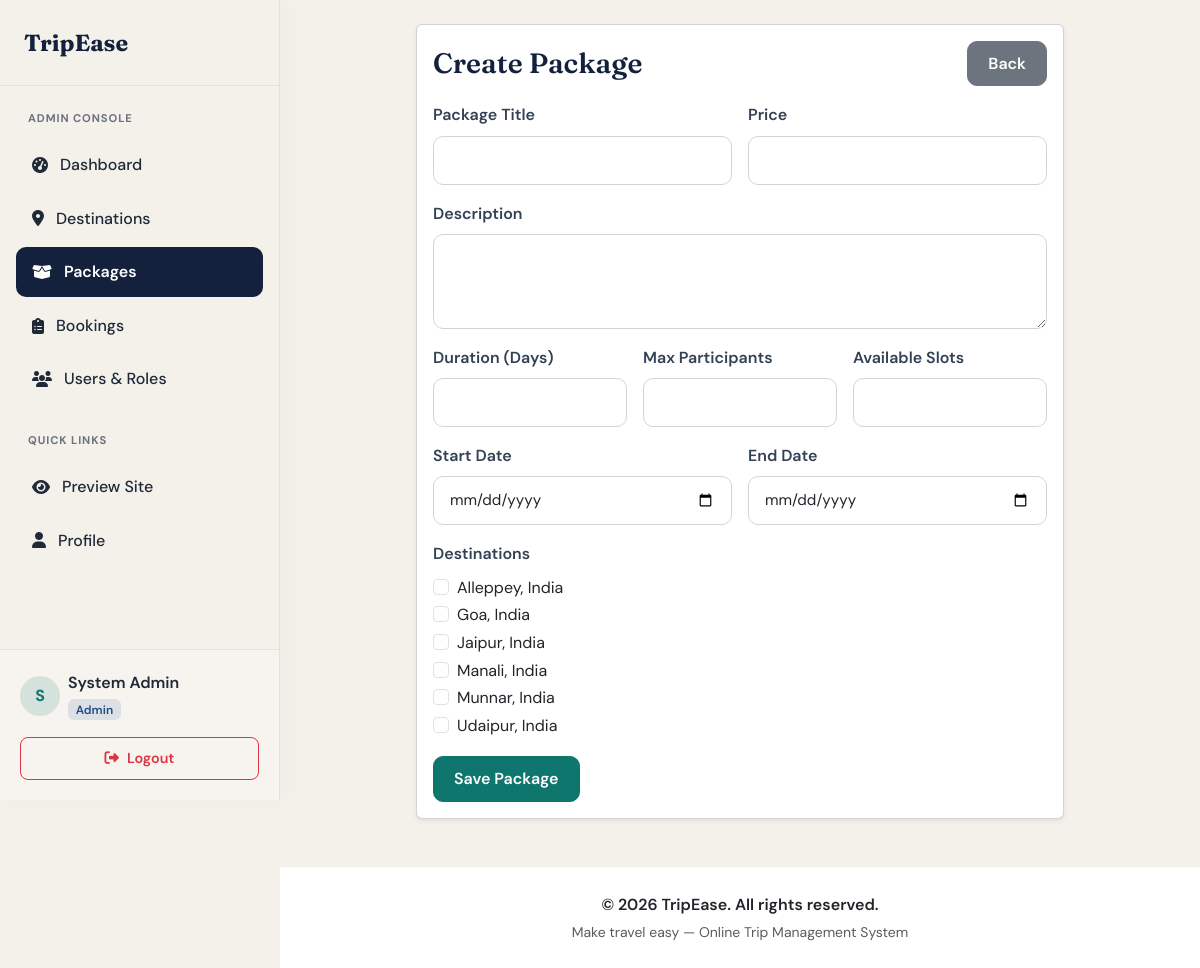
The app's page /admin/packages/create.php (signed in) with its own data.
### tables this page shows
CREATE TABLE IF NOT EXISTS destinations (
    destination_id INT AUTO_INCREMENT PRIMARY KEY,
    name VARCHAR(120) NOT NULL,
    country VARCHAR(120) NOT NULL,
    description TEXT NULL,
    image VARCHAR(255) NULL,
    status ENUM('active', 'inactive') NOT NULL DEFAULT 'active',
    created_at TIMESTAMP NOT NULL DEFAULT CURRENT_TIMESTAMP,
    updated_at TIMESTAMP NOT NULL DEFAULT CURRENT_TIMESTAMP ON UPDATE CURRENT_TIMESTAMP
);

### includes/app.php (called while the page is built, shortened)
<?php
function appUrl(string $path = ""): string
{
    $base = rtrim(APP_BASE_PATH, "/");
    return $base . "/" . ltrim($path, "/");
}

### admin/packages/create.php (the view, shortened to what this page needs)
<?php
require_once __DIR__ . "/../../includes/header.php";
$destinations = $pdo->query(
    "SELECT destination_id, name, country, status
     FROM destinations
     WHERE status = 'active'
     ORDER BY name ASC"
)->fetchAll();
?>
<div class="row justify-content-center">
    <div class="col-lg-9">
        <div class="card shadow-sm">
            <div class="card-body">
                <div class="d-flex justify-content-between align-items-center mb-3">
                    <h3 class="mb-0">Create Package</h3>
                    <a class="btn btn-secondary" href="<?= htmlspecialchars(appUrl('/admin/packages/list.php')) ?>">Back</a>
                </div>
                <?php if (!$destinations): ?>
                    <div class="alert alert-info mb-0">
                        Add at least one active destination before creating a package.
                        <a href="<?= htmlspecialchars(appUrl('/admin/destinations/list.php')) ?>">Manage destinations</a>
                    </div>
                <?php else: ?>
                    <form method="post">
                        <div class="row g-3">
                            <div class="col-md-6">
                                <label class="form-label" for="package-title">Package Title</label>
                                <input class="form-control" id="package-title" name="title" required>
                            </div>
                            <div class="col-md-6">
                                <label class="form-label" for="package-price">Price</label>
                                <input class="form-control" id="package-price" type="number" name="price" step="0.01" min="0" required>
                            </div>
                            <div class="col-md-12">
                                <label class="form-label" for="package-description">Description</label>
                                <textarea class="form-control" id="package-description" name="description" rows="3" required></textarea>
                            </div>
                            <div class="col-md-4">
                                <label class="form-label" for="package-duration">Duration (Days)</label>
                                <input class="form-control" id="package-duration" type="number" name="duration_days" min="1" required>
                            </div>
                            <div class="col-md-4">
                                <label class="form-label" for="package-max-participants">Max Participants</label>
                                <input class="form-control" id="package-max-participants" type="number" name="max_participants" min="1" required>
                            </div>
                            <div class="col-md-4">
                                <label class="form-label" for="package-available-slots">Available Slots</label>
                                <input class="form-control" id="package-available-slots" type="number" name="available_slots" min="1" required>
                            </div>
                            <div class="col-md-6">
                                <label class="form-label" for="package-start-date">Start Date</label>
                                <input class="form-control" id="package-start-date" type="date" name="start_date" required>
                            </div>
                            <div class="col-md-6">
                                <label class="form-label" for="package-end-date">End Date</label>
                                <input class="form-control" id="package-end-date" type="date" name="end_date" required>
                            </div>
                            <div class="col-md-12">
                                <label class="form-label d-block">Destinations</label>
                                <?php foreach ($destinations as $destination): ?>
                                    <div class="form-check">
                                        <input class="form-check-input" type="checkbox" id="destination-<?= (int)$destination["destination_id"] ?>" name="destination_ids[]" value="<?= (int)$destination["destination_id"] ?>">
                                        <label class="form-check-label" for="destination-<?= (int)$destination["destination_id"] ?>">
                                            <?= htmlspecialchars($destination["name"]) ?>, <?= htmlspecialchars($destination["country"]) ?>
                                        </label>
                                    </div>
                                <?php endforeach; ?>
                            </div>
                        </div>
                        <button class="btn btn-primary mt-3" type="submit">Save Package</button>
                    </form>
                <?php endif; ?>
            </div>
        </div>
    </div>
</div>
<?php require_once __DIR__ . "/../../includes/footer.php"; ?>

### assets/css/style.css (style rules this page uses)
:root { --primary: #0f766e; --primary-hover: #0d5f59; --primary-light: rgba(15, 118, 110, 0.12); --secondary: #1d4e89; --accent: #c45c26; --accent-light: rgba(196, 92, 38, 0.12); --success: #15803d; --success-light: rgba(21, 128, 61, 0.12); --danger: #b91c1c; --danger-light: rgba(185, 28, 28, 0.12); --ink: #14213d; --bg-light: #f4f1ea; --bg-panel: #ffffff; --text-main: #1f2937; --text-muted: #6b7280; --card-border: rgba(20, 33, 61, 0.08); --card-shadow: 0 10px 30px rgba(20, 33, 61, 0.06); --card-hover-shadow: 0 18px 40px rgba(20, 33, 61, 0.1); }
body { font-family: 'DM Sans', sans-serif; color: var(--text-main); background-color: var(--bg-light); line-height: 1.6; }
.btn-primary { background-color: var(--primary); border-color: var(--primary); }
h1, h2, h3, h4, h5, h6, .navbar-brand { font-family: 'Fraunces', serif; font-weight: 600; color: var(--ink); }
.btn { font-weight: 600; padding: 0.6rem 1.25rem; border-radius: 10px; transition: all 0.2s ease; }
.form-control, .form-select { padding: 0.75rem 1rem; border-radius: 10px; border: 1px solid #d1d5db; font-size: 0.95rem; transition: all 0.2s ease; }
.form-label { font-weight: 600; color: #334155; margin-bottom: 0.5rem; }

### records on screen
destinations: name "Alleppey", country "India"
destinations: name "Goa", country "India"
destinations: name "Jaipur", country "India"
destinations: name "Manali", country "India"
destinations: name "Munnar", country "India"
destinations: name "Udaipur", country "India"

### other values on screen
substr($_SESSION["user_name"] ?? "U", 0, 1) "S"
$_SESSION["user_name"] "System Admin"
currentUserRole() "Admin"
